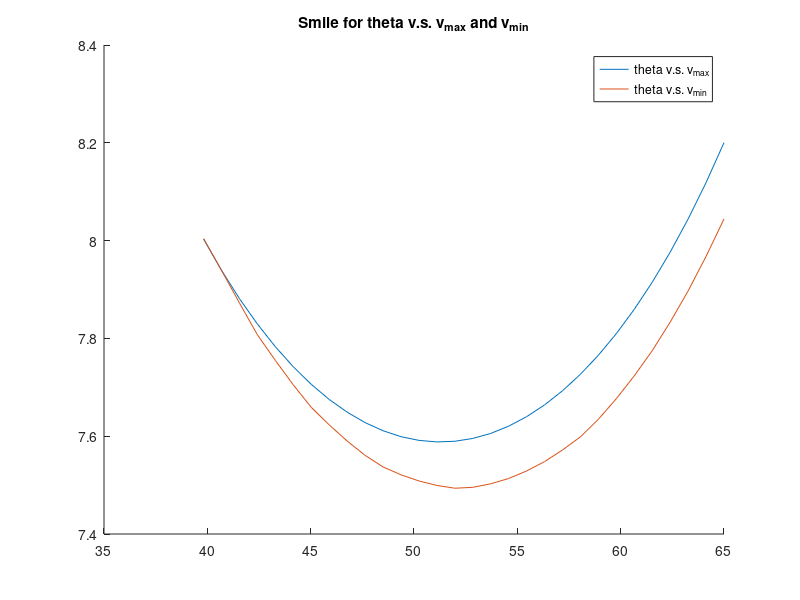

Source code (MATLAB):
%Reproduce relults from Irina Barzykina, Feb 2017 (Professor Zietsman)
% Matlab
%The physics of an optimal basketball free throw
clear all
clc
close all
%Parameters
%g gravitatinal acceleration 9.8 or 10? 
%H height of hoop from floor
%h height of release from floor
%theta_0 release angle
%v0 initial velocity
%alpha angle of descent
% d horizontal distance to middle of hoop
%R radius of hoop
%r radius of ball
%------------------------------------
%Parameters for this study
%------------------------------------
g=9.8;
r=0.12;
R=0.23;
H=3.05;
d=4.6;
h=2;
%------------------------------------
%------------------------------------
%Get idea of theta_min from Equation (8)
%to determine theta interval for v_max.
%Rough estimate of theta_min. Verify numerically. 
%Includes approximations such as d-R+r approx d. 
factor=(r/(2*R))*(1-r/R)^(-.5)+2*(H-h)/d;
theta_min=atand(factor);

%------------------------------------
%------------------------------------
%Define velocity in terms of theta and x-component, assume y=H, 
%Equation(4)

v=@(x,theta) (x./cosd(theta)).*sqrt((g/2)./(x*tand(theta)+h-H))
%------------------------------------
%------------------------------------
%Position of ball in terms of initia velocity and release angle,  Equations (1) and (2)

fx=@(t,v,theta)  v.*t*cosd(theta);
fy=@(t,v,theta) h+v.*t*sind(theta)-0.5*g*t.^2;
%------------------------------------
%------------------------------------
% %Plot v_max
% theta=linspace(theta_min,65);
% v_max=v(d+R-r,theta);
% 
% 
% figure
% hold on
% plot(theta,v_max)
% legend('v_max(theta) starting at the point theta_min')
%------------------------------------
%------------------------------------


%Iterate over values for theta
N=30 %number of theta points for smile plot
theta_vector=linspace(theta_min,65,N);
   for i=1:N
       %Calculate v_max and v_min for each theta(i)
        theta=theta_vector(i);
 
        %Calculate v_max for specific theta
        v_max=v(d+R-r,theta);
        
%Start with a theta and v_max-k*0.001, calculate (x,y) over t interval,
%check if (9) holds.
%Do that by making a vector called Test that calculates (X-(d-R)).^2+(Y-H).^2-r^2
%for eaxch X and Y on the trajectory. 
%Determine when the entries in Test changes sign,that is, ball hits front rim.  
%The previous velocity must thenbe v_min since there was no
%violation of coniditon (9) for that velocity.

        %For a fixed theta
        k=0;col=[];
        while isempty(col)   %this means condition(9) holds
            V=v_max-k*0.001;
        %Time interval to consider motion on depending on theta and V
        %roots of quadratic (Equation (2) where y=H. Choose largest T for downward motion
        
        T=max(roots([-.5*g V*sind(theta) h-H]));
        
        %Calculate the trajectory for given V and theta over the interval
        %[0,T]
        t=linspace(0,T);
        X=fx(t,V,theta);
        Y=fy(t,V,theta);
        %Determine if ball will miss the front rim
        Test=(X-(d-R)).^2+(Y-H).^2-r^2;
        %Find the first time that the condition is violated. The entry before, is
        %positive and the entry after is negative.
        [row, col]=find(Test<0,1);
        %Increase counter k to update V=v_max-k*0.001 if col is empty, that is condition not violated.
        %If conidtion is violated, while loop will end. 
        k=k+1;
        end
        %For given theta and current V, this Test vector is the first case where 
        %where the (x,y) coordinate violates condition (9). 
        %the "previous" velocity, V+0.001 was the min velocity where the coniditon was not
        %violated
        
        %smile_data=[theta v_max v_min]
        v_min=V+0.001;
        smile_data(i,:)=[theta_vector(i) v_max v_min];
   end
   
   figure
   hold on
   plot(smile_data(:,1),smile_data(:,2),smile_data(:,1),smile_data(:,3))
   legend('theta v.s. v_{max}', 'theta v.s. v_{min}')
   title('Smile for theta v.s. v_{max} and v_{min}')
